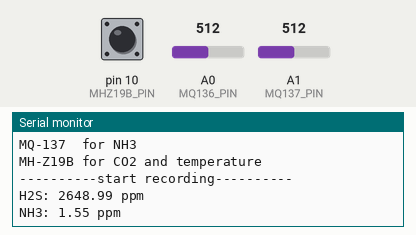
A sketch run on a simulated Arduino Uno, built with avr-gcc and run on an emulated ATmega328P. Shown: the last lines printed to the serial monitor. Inputs (shaded band) come from the test bench; at power-on: pin 10 (MHZ19B_PIN) LOW, A0 (MQ136_PIN) = 512, A1 (MQ137_PIN) = 512.

Above: at 1.2 s.
1.3 s: pin 10 (MHZ19B_PIN) pulsed HIGH 2 times (0.12 s each, 0.3 s apart)
At 1.8 s:
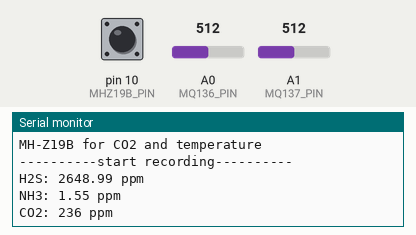
3.4 s: A0 (MQ136_PIN) set to 1023
At 3.9 s:
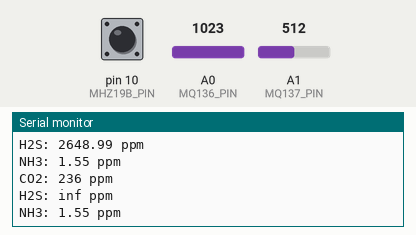

The sketch:

main.ino
```cpp
#include "MHZ.h"
#include <SoftwareSerial.h>

const int MQ136_PIN = A0;
const int MQ137_PIN = A1;
const int MHZ19B_PIN = 10;
const int ITER_TIME = 500;
const int SETUP_DELAY = 5000;
const int LOOP_DELAY = 2000;

MHZ mhz19b(MHZ19B_PIN, MHZ19B);

void setup()  // Runs only once
{
	Serial.begin(9600);
	pinMode(MQ136_PIN, INPUT);
	pinMode(MQ137_PIN, INPUT);
	pinMode(MHZ19B_PIN, INPUT);

	Serial.println("MQ-136  for H2S");
	Serial.println("MQ-137  for NH3");
	Serial.println("MH-Z19B for CO2 and temperature");
	Serial.println("----------start recording----------");
}

void loop() {
	mq136_routine();
	mq137_routine();
	mhz19b_routine();

	delay(LOOP_DELAY);
}

void mq136_routine() {
	const static float m_136 = -0.23;  // Slope
	const static float b_136 = 0.449;  // Y-Intercept
	const static float R0_136 = 43.5;  // Sensor Resistance in fresh air
	const static float RL_136 = 20.0;
	float sensor_volt;	// Define variable for sensor voltage
	float RS_gas;		// Define variable for sensor resistance
	float ratio;		// Define variable for ratio
	double sensorValue = analogRead(MQ136_PIN);

	sensor_volt = sensorValue * (5.0 / 1023.0);
	RS_gas = ((5.0 * RL_136) / sensor_volt) - RL_136;  // Get value of RS in a gas
	ratio = RS_gas / R0_136;						   // Get ratio RS_gas/RS_air
	double ppm_log = (log10(ratio) - b_136) / m_136;   // Get ppm value in linear scale according to the the ratio value
	double ppm = pow(10, ppm_log);					   // Convert ppm value to log scale

	Serial.print("H2S: ");
	Serial.print(ppm);
	Serial.println(" ppm");
}

void mq137_routine() {
	const static double RL = 47;	 // The value of resistor RL is 47K
	const static double m = -0.263;	 // Enter calculated Slope
	const static double b = 0.42;	 // Enter calculated intercept
	const static double Ro = 20;	 // Enter found Ro value
	double VRL;						 // Voltage drop across the MQ sensor
	double Rs;						 // Sensor resistance at gas concentration
	double ratio;					 // Define variable for ratio

	VRL = analogRead(MQ137_PIN) * (5.0 / 1023.0);	 // Measure the voltage drop and convert to 0-5V
	Rs = ((5.0 * RL) / VRL) - RL;					 // Use formula to get Rs value
	ratio = Rs / Ro;								 // find ratio Rs/Ro
	double ppm = pow(10, ((log10(ratio) - b) / m));	 // use formula to calculate ppm

	Serial.print("NH3: ");
	Serial.print(ppm);
	Serial.println(" ppm");
}

void mhz19b_routine() {
	int co2_ppm = mhz19b.readCO2PWM();
	Serial.print("CO2: ");
	Serial.print(co2_ppm);
	Serial.println(" ppm");

	/*int temperature = mhz19b.getLastTemperature();	// not configured due to no Rx,Tx connections.
	Serial.print("temperature = ");
	Serial.println(temperature);*/
}
```

MHZ.cpp
```cpp
/* MHZ library

	By Tobias Schürg
*/

#include "MHZ.h"

const int MHZ14A = 14;
const int MHZ19B = 19;
const int MHZ_2K = 1;
const int MHZ_5K = 2;
const int MHZ_10K = 3;

const unsigned long MHZ14A_PREHEATING_TIME = 3L * 60L * 1000L;
const unsigned long MHZ19B_PREHEATING_TIME = 3L * 60L * 1000L;

const unsigned long MHZ14A_RESPONSE_TIME = ( unsigned long )60 * 1000;
const unsigned long MHZ19B_RESPONSE_TIME = ( unsigned long )120 * 1000;

const int STATUS_NO_RESPONSE = -2;
const int STATUS_CHECKSUM_MISMATCH = -3;
const int STATUS_INCOMPLETE = -4;
const int STATUS_NOT_READY = -5;
const int STATUS_PWM_NOT_CONFIGURED = -6;
const int STATUS_SERIAL_NOT_CONFIGURED = -7;

MHZ::MHZ(uint8_t rxpin, uint8_t txpin, uint8_t pwmpin, uint8_t type) {
	SoftwareSerial* ss = new SoftwareSerial(rxpin, txpin);
	_pwmpin = pwmpin;
	_type = type;

	ss->begin(9600);
	_serial = ss;
}

MHZ::MHZ(uint8_t rxpin, uint8_t txpin, uint8_t type) {
	SoftwareSerial* ss = new SoftwareSerial(rxpin, txpin);
	_type = type;

	ss->begin(9600);
	_serial = ss;

	PwmConfigured = false;
}

MHZ::MHZ(uint8_t pwmpin, uint8_t type) : _serial(nullptr) {
	_pwmpin = pwmpin;
	_type = type;

	SerialConfigured = false;
}

MHZ::MHZ(Stream* serial, uint8_t pwmpin, uint8_t type) {
	_serial = serial;
	_pwmpin = pwmpin;
	_type = type;
}

MHZ::MHZ(Stream* serial, uint8_t type) {
	_serial = serial;
	_type = type;

	PwmConfigured = false;
}

MHZ::~MHZ() {
	if(_serial != nullptr)
		delete _serial;
}

/**
 * Enables or disables the debug mode (more logging).
 */
void MHZ::setDebug(boolean enable) {
	debug = enable;
	if(debug) {
		Serial.println(F("MHZ: debug mode ENABLED"));
	}
	else {
		Serial.println(F("MHZ: debug mode DISABLED"));
	}
}

boolean MHZ::isPreHeating() {
	if(_type == MHZ14A) {
		return millis() < (MHZ14A_PREHEATING_TIME);
	}
	else if(_type == MHZ19B) {
		return millis() < (MHZ19B_PREHEATING_TIME);
	}
	else {
		Serial.println(F("MHZ::isPreHeating() => UNKNOWN SENSOR"));
		return false;
	}
}

boolean MHZ::isReady() {
	if(isPreHeating())
		return false;
	if(_type == MHZ14A)
		return lastRequest < millis() - MHZ14A_RESPONSE_TIME;
	else if(_type == MHZ19B)
		return lastRequest < millis() - MHZ19B_RESPONSE_TIME;
	else {
		Serial.print(F("MHZ::isReady() => UNKNOWN SENSOR \""));
		Serial.print(_type);
		Serial.println(F("\""));
		return true;
	}
}

int MHZ::readCO2UART() {
	if(!SerialConfigured) {
		if(debug)
			Serial.println(F("-- serial is not configured"));
		return STATUS_SERIAL_NOT_CONFIGURED;
	}
	if(!isReady())
		return STATUS_NOT_READY;
	if(debug)
		Serial.println(F("-- read CO2 uart ---"));
	byte cmd[9] = { 0xFF, 0x01, 0x86, 0x00, 0x00, 0x00, 0x00, 0x00, 0x79 };
	byte response[9];  // for answer

	if(debug)
		Serial.print(F("  >> Sending CO2 request"));
	_serial->write(cmd, 9);	 // request PPM CO2
	lastRequest = millis();

	// clear the buffer
	memset(response, 0, 9);

	int waited = 0;
	while(_serial->available() == 0) {
		if(debug)
			Serial.print(".");
		delay(100);	 // wait a short moment to avoid false reading
		if(waited++ > 10) {
			if(debug)
				Serial.println(F("No response after 10 seconds"));
			_serial->flush();
			return STATUS_NO_RESPONSE;
		}
	}
	if(debug)
		Serial.println();

	// The serial stream can get out of sync. The response starts with 0xff, try
	// to resync.
	// TODO: I think this might be wrong any only happens during initialization?
	boolean skip = false;
	while(_serial->available() > 0 && ( unsigned char )_serial->peek() != 0xFF) {
		if(!skip) {
			Serial.print(F("MHZ: - skipping unexpected readings:"));
			skip = true;
		}
		Serial.print(" ");
		Serial.print(_serial->peek(), HEX);
		_serial->read();
	}
	if(skip)
		Serial.println();

	if(_serial->available() > 0) {
		int count = _serial->readBytes(response, 9);
		if(count < 9) {
			_serial->flush();
			return STATUS_INCOMPLETE;
		}
	}
	else {
		_serial->flush();
		return STATUS_INCOMPLETE;
	}

	if(debug) {
		// print out the response in hexa
		Serial.print(F("  << "));
		for(int i = 0; i < 9; i++) {
			Serial.print(response[i], HEX);
			Serial.print(F("  "));
		}
		Serial.println(F(""));
	}

	// checksum
	byte check = getCheckSum(response);
	if(response[8] != check) {
		Serial.println(F("MHZ: Checksum not OK!"));
		Serial.print(F("MHZ: Received: "));
		Serial.println(response[8], HEX);
		Serial.print(F("MHZ: Should be: "));
		Serial.println(check, HEX);
		temperature = STATUS_CHECKSUM_MISMATCH;
		_serial->flush();
		return STATUS_CHECKSUM_MISMATCH;
	}

	int ppm_uart = 256 * ( int )response[2] + response[3];

	temperature = response[4] - 44;	 // - 40;

	byte status = response[5];
	if(debug) {
		Serial.print(F(" # PPM UART: "));
		Serial.println(ppm_uart);
		Serial.print(F(" # Temperature? "));
		Serial.println(temperature);
	}

	// Is always 0 for version 14a  and 19b
	// Version 19a?: status != 0x40
	if(debug && status != 0) {
		Serial.print(F(" ! Status maybe not OK ! "));
		Serial.println(status, HEX);
	}
	else if(debug) {
		Serial.print(F(" Status  OK: "));
		Serial.println(status, HEX);
	}

	_serial->flush();
	return ppm_uart;
}

int MHZ::getLastTemperature() {
	if(!SerialConfigured) {
		if(debug)
			Serial.println(F("-- serial is not configured"));
		return STATUS_SERIAL_NOT_CONFIGURED;
	}
	if(isPreHeating())
		return STATUS_NOT_READY;
	return temperature;
}

byte MHZ::getCheckSum(byte* packet) {
	if(!SerialConfigured) {
		if(debug)
			Serial.println(F("-- serial is not configured"));
		return STATUS_SERIAL_NOT_CONFIGURED;
	}
	if(debug)
		Serial.println(F("  getCheckSum()"));
	byte i;
	unsigned char checksum = 0;
	for(i = 1; i < 8; i++) {
		checksum += packet[i];
	}
	checksum = 0xff - checksum;
	checksum += 1;
	return checksum;
}

int MHZ::readCO2PWM() {
	if(!PwmConfigured) {
		if(debug)
			Serial.println(F("-- pwm is not configured "));
		return STATUS_PWM_NOT_CONFIGURED;
	}
	// if (!isReady()) return STATUS_NOT_READY; not needed?
	if(debug)
		Serial.print(F("-- reading CO2 from pwm "));
	unsigned long th, tl, ppm_pwm = 0;
	do {
		if(debug)
			Serial.print(".");
		th = pulseIn(_pwmpin, HIGH, 1004000) / 1000;
		tl = 1004 - th;
		ppm_pwm = 2000 * (th - 2) / (th + tl - 4);
	} while(th == 0);
	if(debug) {
		Serial.print(F("\n # PPM PWM: "));
		Serial.println(ppm_pwm);
	}
	return ppm_pwm;
}

void MHZ::setAutoCalibrate(boolean b)  // only available for MHZ-19B with firmware < 1.6 and MHZ 14a
{
	uint8_t cmd_enableAutoCal[9] = { 0xFF, 0x01, 0x79, 0xA0, 0x00, 0x00, 0x00, 0x00, 0xE6 };
	uint8_t cmd_disableAutoCal[9] = { 0xFF, 0x01, 0x79, 0x00, 0x00, 0x00, 0x00, 0x00, 0x86 };
	if(b) {
		_serial->write(cmd_enableAutoCal, 9);
	}
	else {
		_serial->write(cmd_disableAutoCal, 9);
	}
}

void MHZ::setRange(int range)  // only available for MHZ-19B < 1.6 and MH-Z 14a
{
	uint8_t cmd_2K[9] = { 0xFF, 0x01, 0x99, 0x00, 0x00, 0x00, 0x07, 0xD0, 0x8F };
	uint8_t cmd_5K[9] = { 0xFF, 0x01, 0x99, 0x00, 0x00, 0x00, 0x13, 0x88, 0xCB };
	uint8_t cmd_10K[9] = { 0xFF, 0x01, 0x99, 0x00, 0x00, 0x00, 0x27, 0x10, 0x2F };

	switch(range) {
		case 1:
			_serial->write(cmd_2K, 9);
			break;
		case 2:
			_serial->write(cmd_5K, 9);
			break;
		case 3:
			_serial->write(cmd_10K, 9);
	}
}

void MHZ::calibrateZero() {
	uint8_t cmd[9] = { 0xFF, 0x01, 0x87, 0x00, 0x00, 0x00, 0x00, 0x00, 0x78 };
	_serial->write(cmd, 9);
}

/***** calibrateSpan() function for professional use. requires a constant atmosphere with 2K, 5k or 10k ppm CO2 and
calibrateZero at first.

void MHZ::calibrateSpan(int range)
{
	char cmd_2K[9] = {0xFF, 0x01, 0x88, 0x07, 0xD0, 0x00, 0x00, 0x00, 0xA0};
	char cmd_5K[9] = {oxFF, 0x01, 0x88, 0x13, 0x88, 0x00, 0x00, 0x00, 0xDC};
	char cmd_10K[9]= {0xFF, 0x01, 0x88, 0x27, 0x10, 0x00, 0x00, 0x00, 0x40};

	switch(range)
	{
		case 1:
			_serial->write(cmd_2K,9);
			break;
		case 2:
			_serial->write(cmd_5K,9);
			break;
		case 3:
			 _serial->write(cmd_10k,9);
	  }

  }
  ****/
```

MHZ.h
```cpp
/* MHZ library

	By Tobias Schürg
*/
#ifndef MHZ_H
#define MHZ_H

#if ARDUINO >= 100
#include "Arduino.h"
#else
#include "WProgram.h"
#endif

#include <SoftwareSerial.h>

// types of sensors.
extern const int MHZ14A;
extern const int MHZ19B;
extern const int MHZ_2K;
extern const int MHZ_5k;
extern const int MHZ_10K;
// status codes
extern const int STATUS_NO_RESPONSE;
extern const int STATUS_CHECKSUM_MISMATCH;
extern const int STATUS_INCOMPLETE;
extern const int STATUS_NOT_READY;

class MHZ {
public:
	MHZ(uint8_t rxpin, uint8_t txpin, uint8_t pwmpin, uint8_t type);
	MHZ(uint8_t rxpin, uint8_t txpin, uint8_t type);
	MHZ(uint8_t pwmpin, uint8_t type);
	MHZ(Stream* serial, uint8_t pwmpin, uint8_t type);
	MHZ(Stream* serial, uint8_t type);
	~MHZ();

	void setDebug(boolean enable);

	boolean isPreHeating();
	boolean isReady();
	void setAutoCalibrate(boolean b);
	void calibrateZero();
	void setRange(int range);
	// void calibrateSpan(int range); //only for professional use... see implementation and Dataheet.

	int readCO2UART();
	int readCO2PWM();
	int getLastTemperature();

private:
	uint8_t _pwmpin, _type, temperature;
	boolean debug = false;

	Stream* _serial;
	byte getCheckSum(byte* packet);

	unsigned long lastRequest = 0;

	bool SerialConfigured = true;
	bool PwmConfigured = true;
};

#endif
```

Measured:
- after the input at 1.3 s, the serial monitor: prints a new line after 0.12 s (image 1)
- after the input at 3.4 s, the serial monitor: prints a new line at once (image 2)
